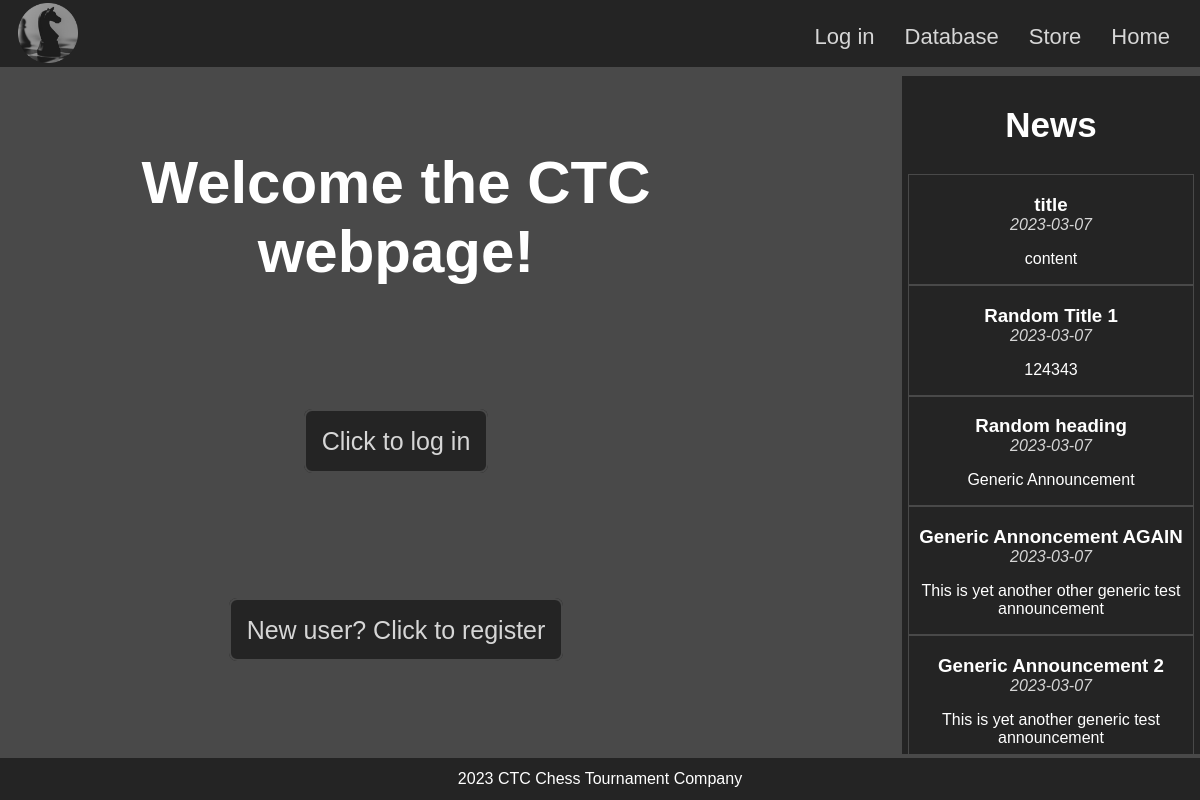
Before: / with the older database file.
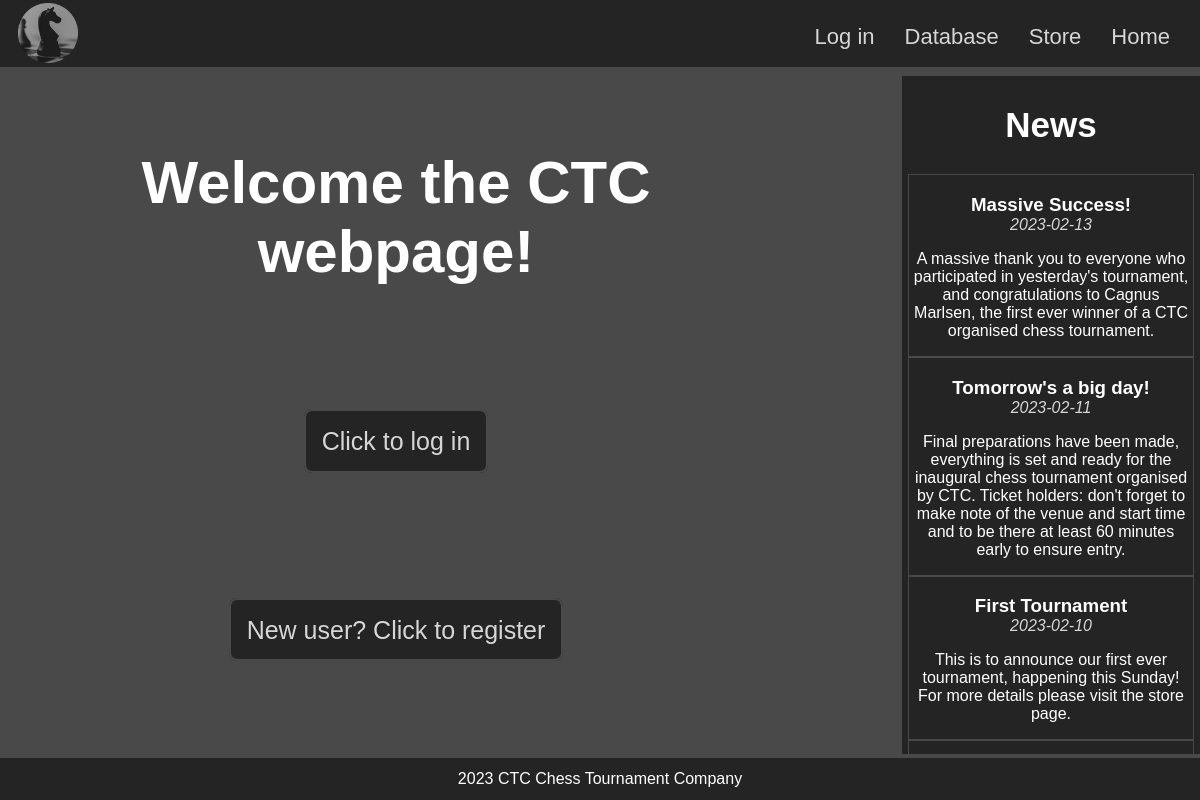
After: the same page with the newer database file.
### tables this page shows
CREATE TABLE news
(
    blog_id INTEGER PRIMARY KEY AUTOINCREMENT,
    title TEXT NOT NULL,
    date TEXT NOT NULL,
    content TEXT NOT NULL
);

### app.py (the view)
@app.route("/")
def index():
    db = get_db()
    news = db.execute("""SELECT * FROM news ORDER BY blog_id DESC;""").fetchall()
    return render_template("index.html", news=news)

### app.py (called while the page is built)
@app.before_request
def logged_in_user():
    g.user = session.get("username", None)

### database.py (called while the page is built)
def get_db():
    if "db" not in g:
        g.db = sqlite3.connect(DATABASE,
            detect_types=sqlite3.PARSE_DECLTYPES
        )
        g.db.row_factory = sqlite3.Row
    return g.db

### templates/index.html
{% extends "base.html" %}
{% block main_content %}
<section id="index">
    <h1 id="welcome">Welcome the CTC webpage!</h1>
    <section id="login">
        <a href="{{ url_for('login') }}">Click to log in</a>
    </section>
    <section id="register">
        <a href="{{ url_for('register') }}">New user? Click to register</a>
    </section>
    <section id="news">
        <h2>News</h2>
        <ul>
            {% for blog in news %}
            <li class="bloglist">
                <h3>{{ blog["title"] }}</h3>
                <p>{{ blog["date"] }}</p>
                <p>{{ blog["content"] }}</p>
            </li>
            {% endfor %}
        </ul>
    </section>
</section>
{% endblock %}

Changed rows visible on the page:
removed news: title "title", date "2023-03-07", content "content"
removed news: title "Random Title 1", date "2023-03-07", content "124343"
removed news: title "Random heading", date "2023-03-07", content "Generic Announcement"
removed news: title "Generic Annoncement AGAIN", date "2023-03-07", content "This is yet another other generic test announcement"
removed news: title "Generic Announcement 2", date "2023-03-07", content "This is yet another generic test announcement"
now on this page (row unchanged): news: title "Massive Success!", date "2023-02-13", content "A massive thank you to everyone who participated in yesterday's tournament, and congratulations to Cagnus Marlsen, the first ever winner of a CTC organised chess tournament."
now on this page (row unchanged): news: title "Tomorrow's a big day!", date "2023-02-11", content "Final preparations have been made, everything is set and ready for the inaugural chess tournament organised by CTC. Ticket holders: don't forget to make note of the venue and start time and to be there at least 60 minutes early to ensure entry."
now on this page (row unchanged): news: title "First Tournament", date "2023-02-10", content "This is to announce our first ever tournament, happening this Sunday! For more details please visit the store page."
